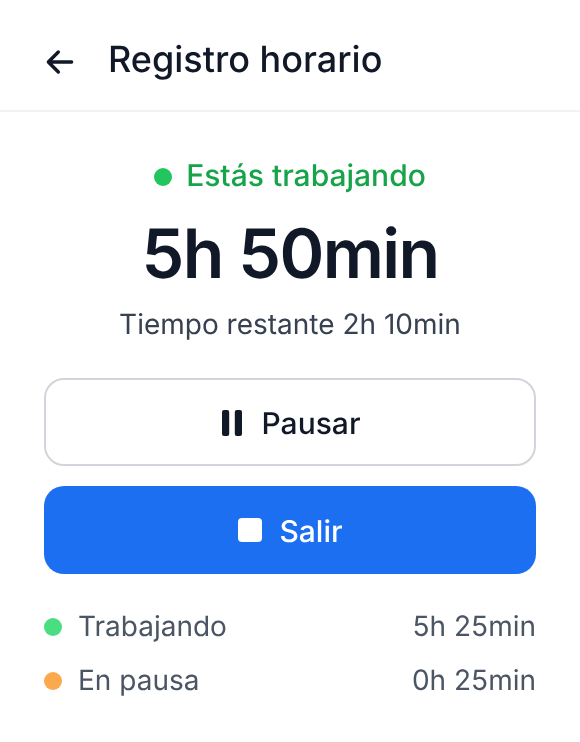
#> input picture campanas/hero-playofftime/registro.png, 580 x 742 px
$ python componer.py
#> lines starting #> are read from the running program, lines starting #| are printed output that depends on the picture; after the words box and inside, x2 and y2 are one past the last pixel; in counts of white or black regions, pixels touching at a corner belong together
"""Monta el hero de Playoff Time: la foto de fondo y, encima, las tres pantallas en ventanas de liquid glass.

El cristal se hace con la propia foto: se desenfoca lo que queda detrás de cada ventana, se aclara un
poco y se le pone el borde de luz. Por eso hay que componerlo sobre la foto definitiva y no vale un PNG
genérico.

Uso:
    python3 componer.py fondo.jpg            → hero.jpg (1184 px de ancho, el email lo muestra a 592)
    python3 componer.py                      → hero-provisional.jpg, sobre un fondo de prueba

Las pantallas salen de ventanas.html con `node capturar.js`. Para moverlas, se toca VENTANAS.
"""
import sys
import numpy as np
from PIL import Image, ImageDraw, ImageFilter, ImageEnhance, ImageOps

# El hero mide 1184 px de ancho (el email lo muestra a 592). La foto va dentro con un margen blanco
# alrededor, y las ventanas sobresalen por ese margen: se salen de la foto, no se cortan con ella.
ANCHO = 1184
MARGEN = 72
FOTO_W = ANCHO - 2 * MARGEN
FOTO_H = round(FOTO_W * 896 / 1216)   # proporción de la foto de la oficina (1216 × 896)
ALTO = FOTO_H + 2 * MARGEN

# (pantalla, x, y, ancho de la pantalla) en píxeles del hero. Pensado para la foto del chico con el portátil:
# su cara y las manos en el teclado quedan libres; las ventanas tapan techo, ventanas y la silla.
VENTANAS = [
    ('registro.png', 22, 120, 268),
    ('descargar.png', 884, 22, 246),
    ('departamento.png', 852, ALTO - 30 - 317, 280),
]

MARCO = 14          # grosor del cristal alrededor de la pantalla
RADIO_PANTALLA = 44  # el border-radius de .card (22 px) a 2x
DESENFOQUE = 26
BLANCO = 0.30       # cuánto se aclara el cristal


def cubrir(img, w, h):
    """Escala y recorta la foto para que llene el hero sin deformarse."""
    s = max(w / img.width, h / img.height)
    img = img.resize((round(img.width * s), round(img.height * s)), Image.LANCZOS)
    x, y = (img.width - w) // 2, (img.height - h) // 2
    return img.crop((x, y, x + w, y + h))


def fondo_provisional():
    y, x = np.mgrid[0:ALTO, 0:ANCHO].astype(float)
    a = np.array([142, 197, 252]); b = np.array([243, 214, 196])
    t = ((x / ANCHO) * 0.6 + (y / ALTO) * 0.4)[..., None]
    img = Image.fromarray((a * (1 - t) + b * t).astype('uint8'))
    d = ImageDraw.Draw(img)
    for cx, cy, r, c in [(590, 420, 230, (40, 70, 120)), (300, 650, 160, (250, 170, 120)), (980, 330, 140, (60, 120, 220))]:
        d.ellipse((cx - r, cy - r, cx + r, cy + r), fill=c)
    return img.filter(ImageFilter.GaussianBlur(90))


def mascara_redonda(w, h, r):
    m = Image.new('L', (w, h), 0)
    ImageDraw.Draw(m).rounded_rectangle((0, 0, w - 1, h - 1), r, fill=255)
    return m


def ventana(hero, pantalla, x, y, ancho):
    pant = Image.open(pantalla).convert('RGBA')
    f = ancho / pant.width
    pant = pant.resize((ancho, round(pant.height * f)), Image.LANCZOS)
    w, h = ancho + 2 * MARCO, pant.height + 2 * MARCO
    r = round(RADIO_PANTALLA * f) + MARCO
    forma = mascara_redonda(w, h, r)

    # Sombra suave para despegarla de la foto.
    sombra = Image.new('L', hero.size, 0)
    sombra.paste(forma, (x, y + 8))
    sombra = sombra.filter(ImageFilter.GaussianBlur(12)).point(lambda v: v * 0.16)
    hero.paste(Image.new('RGB', hero.size, (10, 20, 40)), (0, 0), sombra)

    # Cristal: lo de detrás, desenfocado, más claro y algo más saturado.
    m = DESENFOQUE * 3
    # Se amplía con blanco para que el cristal que sobresale no recoja negro de fuera del lienzo.
    zona = ImageOps.expand(hero, m, fill=(255, 255, 255)).crop((x, y, x + w + 2 * m, y + h + 2 * m))
    zona = zona.filter(ImageFilter.GaussianBlur(DESENFOQUE))
    zona = ImageEnhance.Color(zona.crop((m, m, m + w, m + h))).enhance(1.2)
    cristal = Image.blend(zona, Image.new('RGB', (w, h), (255, 255, 255)), BLANCO).convert('RGBA')

    # Brillo en diagonal desde arriba a la izquierda.
    yy, xx = np.mgrid[0:h, 0:w].astype(float)
    brillo = np.clip(1 - (xx / w * 0.5 + yy / h * 0.9), 0, 1) ** 2 * 70
    luz = Image.new('RGBA', (w, h), (255, 255, 255, 0))
    luz.putalpha(Image.fromarray(brillo.astype('uint8')))
    cristal = Image.alpha_composite(cristal, luz)

    # Borde de luz: más blanco arriba, casi nada abajo.
    borde = Image.new('L', (w, h), 0)
    ImageDraw.Draw(borde).rounded_rectangle((0, 0, w - 1, h - 1), r, outline=255, width=2)
    degradado = (np.linspace(230, 70, h)[:, None] * np.ones((1, w))) / 255
    borde = Image.fromarray((np.array(borde) * degradado).astype('uint8'))
    linea = Image.new('RGBA', (w, h), (255, 255, 255, 0))
    linea.putalpha(borde)
    cristal = Image.alpha_composite(cristal, linea)

    cristal.alpha_composite(pant, (MARCO, MARCO))
    hero.paste(cristal.convert('RGB'), (x, y), forma)


def main():
    if len(sys.argv) > 1:
        foto, salida = cubrir(Image.open(sys.argv[1]).convert('RGB'), FOTO_W, FOTO_H), 'hero.jpg'
    else:
        foto, salida = cubrir(fondo_provisional(), FOTO_W, FOTO_H), 'hero-provisional.jpg'
#> in fondo_provisional, `return img.filter(ImageFilter.GaussianBlur(90))`:
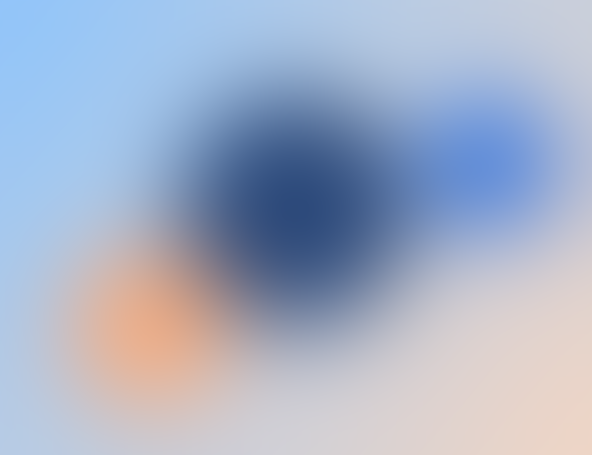
#> returned value: PIL image 1184x910 RGB (shown at 1/2 size); mean R, G, B 165.5, 176.9, 199.8
#> in cubrir, `s = max(w / img.width, h / img.height)`: s = 0.878
#> in cubrir, `return img.crop((x, y, x + w, y + h))`:
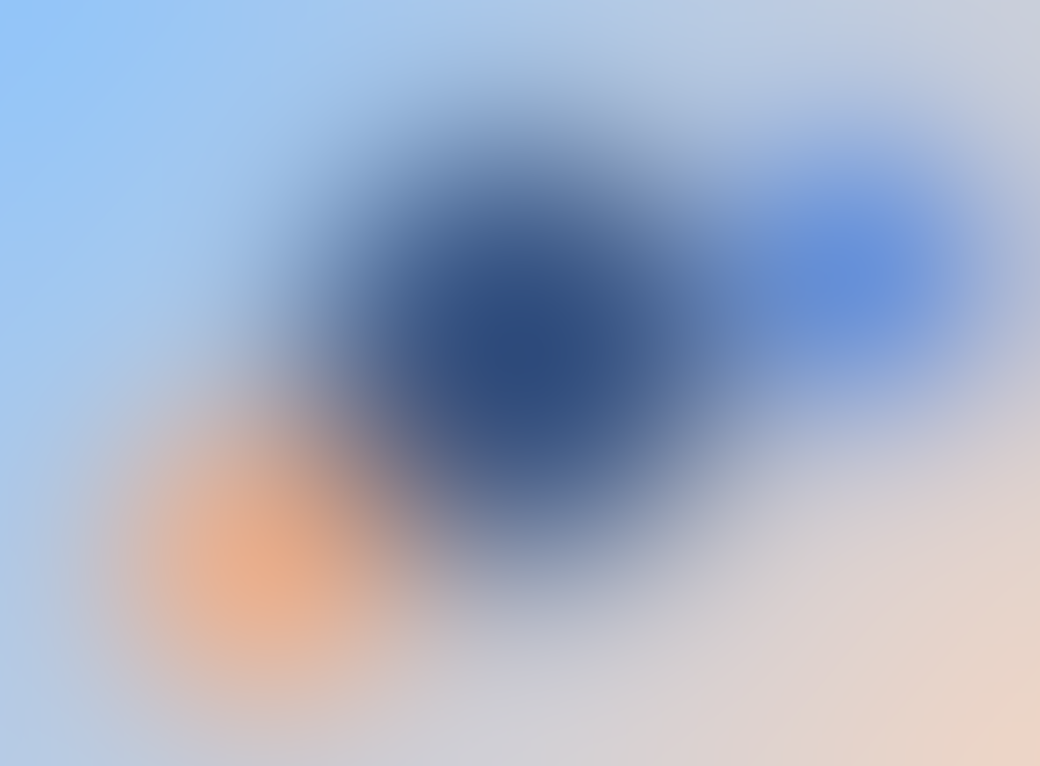
#> returned value: PIL image 1040x766 RGB; mean R, G, B 164.3, 175.8, 198.9
#> salida = 'hero-provisional.jpg'
    # La foto, con las esquinas redondeadas como el resto de fotos del email, sobre el blanco de la tarjeta.
    hero = Image.new('RGB', (ANCHO, ALTO), (255, 255, 255))
#> hero: PIL image 1184x910 RGB; every value is 255
    hero.paste(foto, (MARGEN, MARGEN), mascara_redonda(FOTO_W, FOTO_H, 40))
#> in mascara_redonda, `m = Image.new('L', (w, h), 0)`: m: PIL image 1040x766 L; every value is 0
#> in mascara_redonda, `ImageDraw.Draw(m).rounded_rectangle((0, 0, w - 1, h - 1), r, fill=255)`:
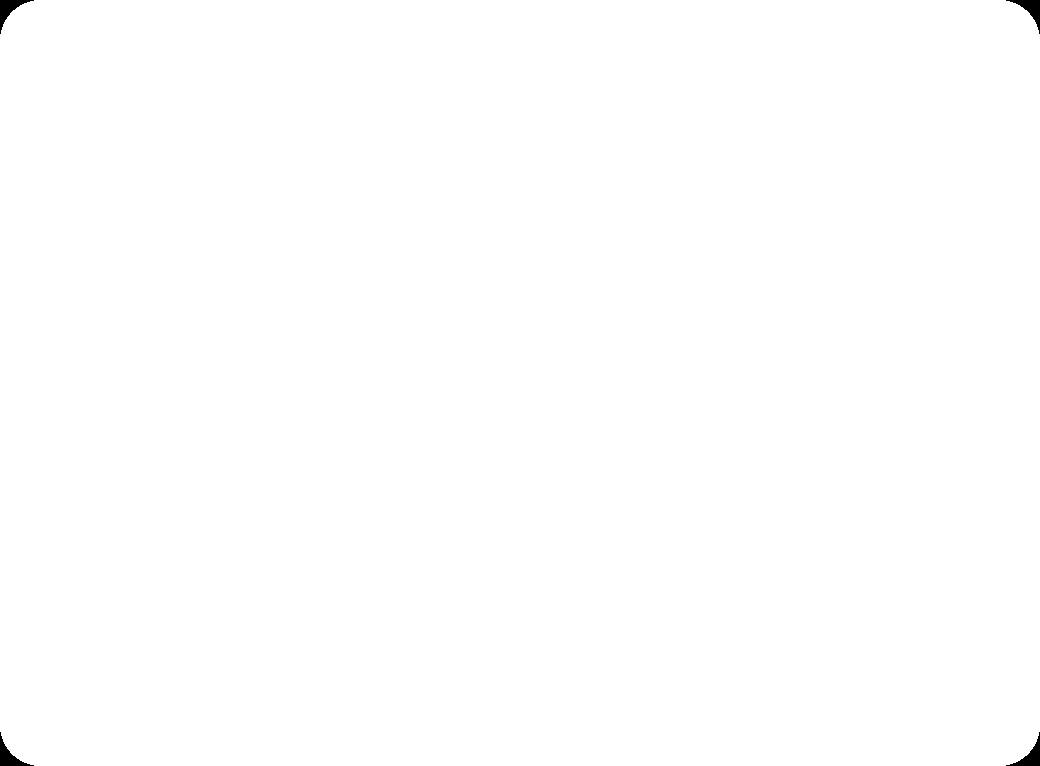
#> m: PIL image 1040x766 L; 99.8% white; 4 black regions, box (x1, y1, x2, y2) and area: (0, 0, 34, 34) 354, (1006, 0, 1040, 34) 354, (0, 732, 34, 766) 354, (1006, 732, 1040, 766) 354
    for v in VENTANAS:
        ventana(hero, *v)
#> in ventana, pant is the input picture: PIL image 580x742 RGBA; mean R, G, B, A 223.2, 232.2, 244.9, 254
#> in mascara_redonda (call 2), `m = Image.new('L', (w, h), 0)`: m: PIL image 296x371 L; every value is 0
#> in mascara_redonda (call 2), `ImageDraw.Draw(m).rounded_rectangle((0, 0, w - 1, h - 1), r, fill=255)`: m: PIL image 296x371 L; 99.1% white; 4 black regions, box (x1, y1, x2, y2) and area: (0, 0, 29, 29) 260, (267, 0, 296, 29) 260, (0, 342, 29, 371) 260, (267, 342, 296, 371) 260
#> in ventana, `sombra = Image.new('L', hero.size, 0)`: sombra: PIL image 1184x910 L; every value is 0
#> in ventana, `sombra.paste(forma, (x, y + 8))`: sombra: PIL image 1184x910 L; 10.1% white; 1 white region, box (x1, y1, x2, y2) and area: (22, 128, 318, 499) 108776
#> in ventana, `cristal = Image.blend(zona, Image.new('RGB', (w, h), (255, 255, 255)),..`:
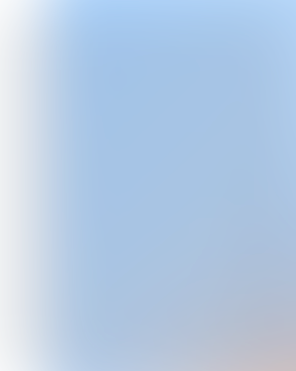
#> cristal: PIL image 296x371 RGBA; mean R, G, B, A 181.4, 203.2, 228.2, 255
#> in ventana, `luz.putalpha(Image.fromarray(brillo.astype('uint8')))`:
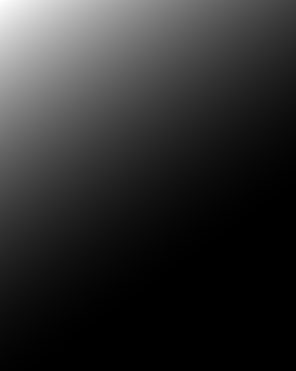
#> brillo: shape (371, 296) float64; min 0, max 70, mean 12.2; drawn with min black and max white
#> in ventana, `ImageDraw.Draw(borde).rounded_rectangle((0, 0, w - 1, h - 1), r, outli..`: borde: PIL image 296x371 L; 2.3% white; 1 white region, box (x1, y1, x2, y2) and area: (0, 0, 296, 371) 2512
#> in ventana, `borde = Image.fromarray((np.array(borde) * degradado).astype('uint8'))`:
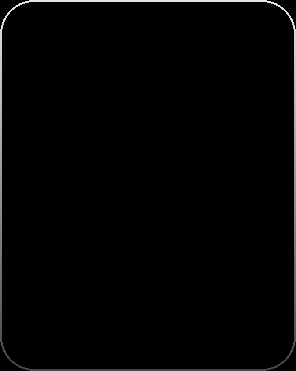
#> borde: PIL image 296x371 L; min 0, max 230, mean 3.4
#> in ventana, `hero.paste(cristal.convert('RGB'), (x, y), forma)`:
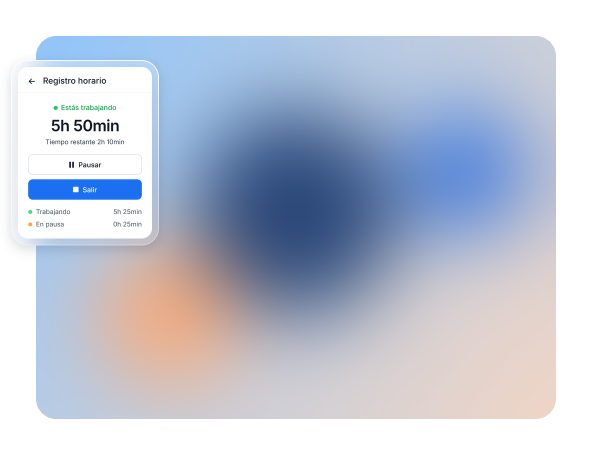
#> hero: PIL image 1184x910 RGB (shown at 1/2 size); mean R, G, B 192.2, 198.7, 213.9
#> pass 2 of the loop in main, `for v in VENTANAS:`:
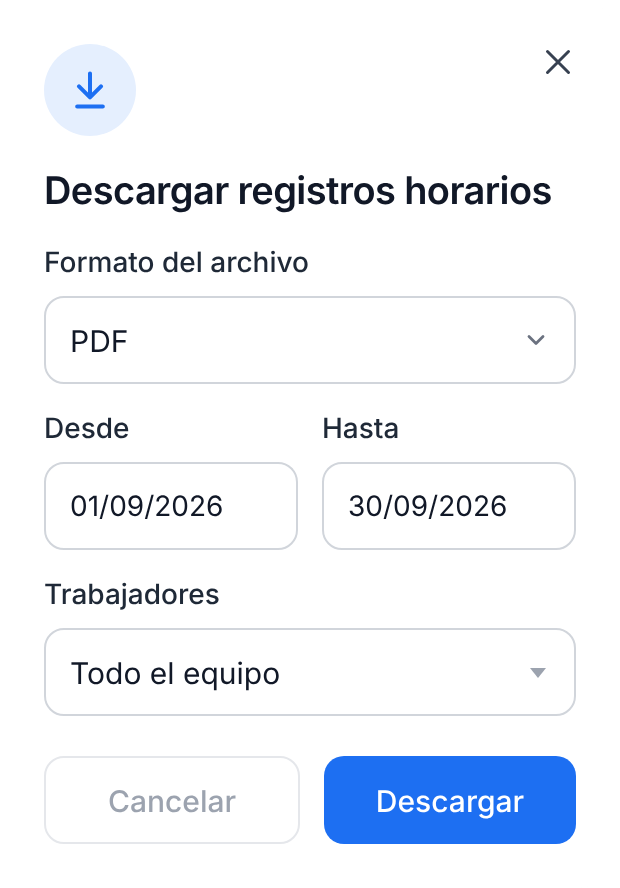
#> input picture campanas/hero-playofftime/descargar.png, 620 x 888 px
#> in ventana, pant is the input picture: PIL image 620x888 RGBA; mean R, G, B, A 238.8, 242.3, 248, 254.2
#> pant: PIL image 246x352 RGBA
#> in mascara_redonda (call 3), `ImageDraw.Draw(m).rounded_rectangle((0, 0, w - 1, h - 1), r, fill=255)`:
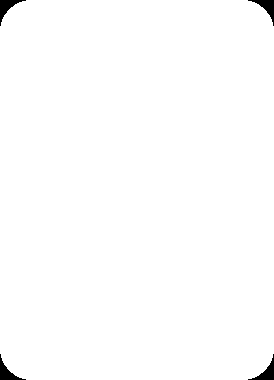
#> m: PIL image 274x380 L; 99.2% white; 4 black regions, box (x1, y1, x2, y2) and area: (0, 0, 26, 26) 213, (248, 0, 274, 26) 213, (0, 354, 26, 380) 213, (248, 354, 274, 380) 213
#> brillo: shape (380, 274) float64
#> in ventana (call 2), `borde = Image.fromarray((np.array(borde) * degradado).astype('uint8'))`:
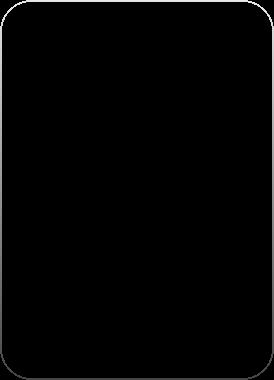
#> borde: PIL image 274x380 L; min 0, max 230, mean 3.6
#> linea: PIL image 274x380 RGBA
    hero.save(salida, quality=86, optimize=True, progressive=True)
    print(salida)
#| hero-provisional.jpg


if __name__ == '__main__':
    main()
